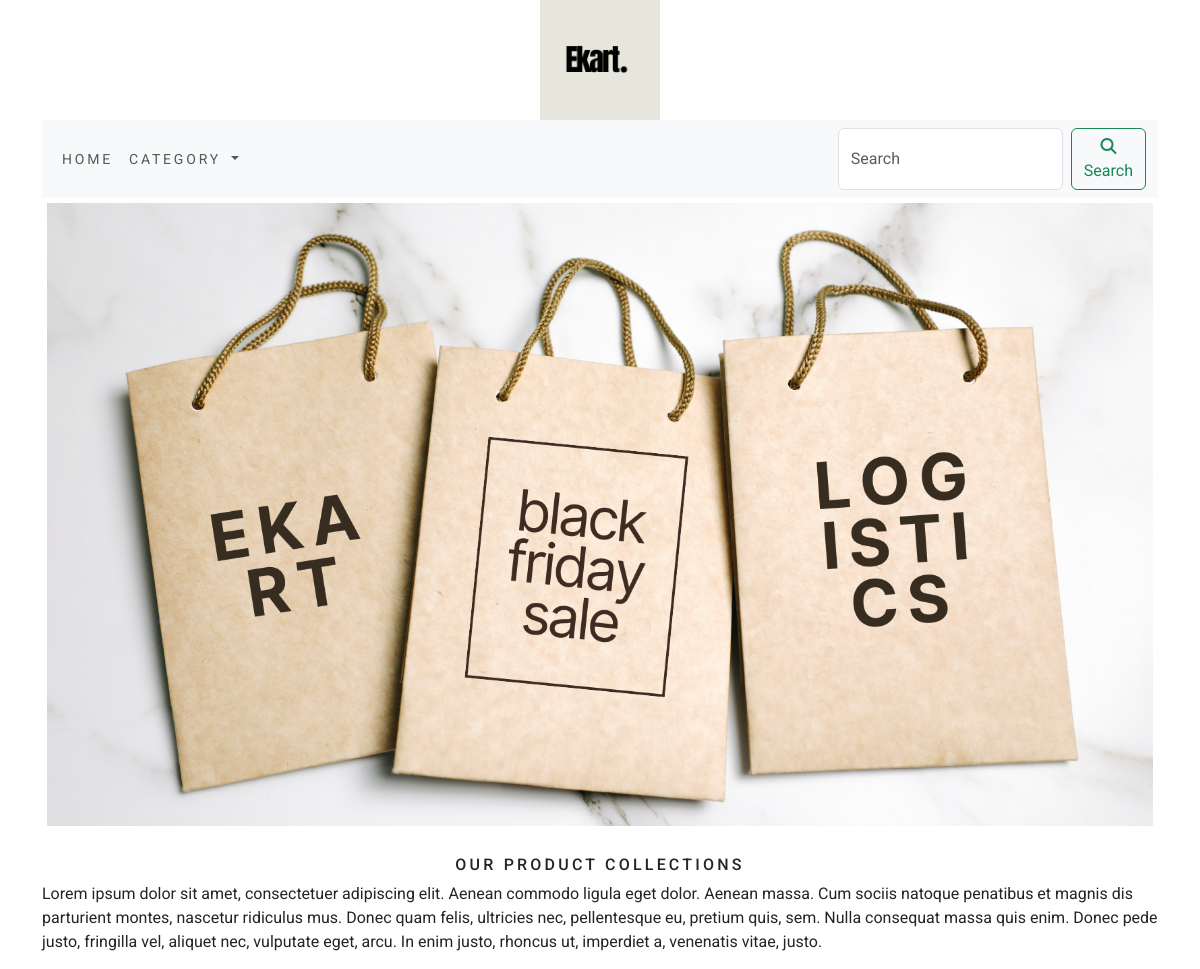
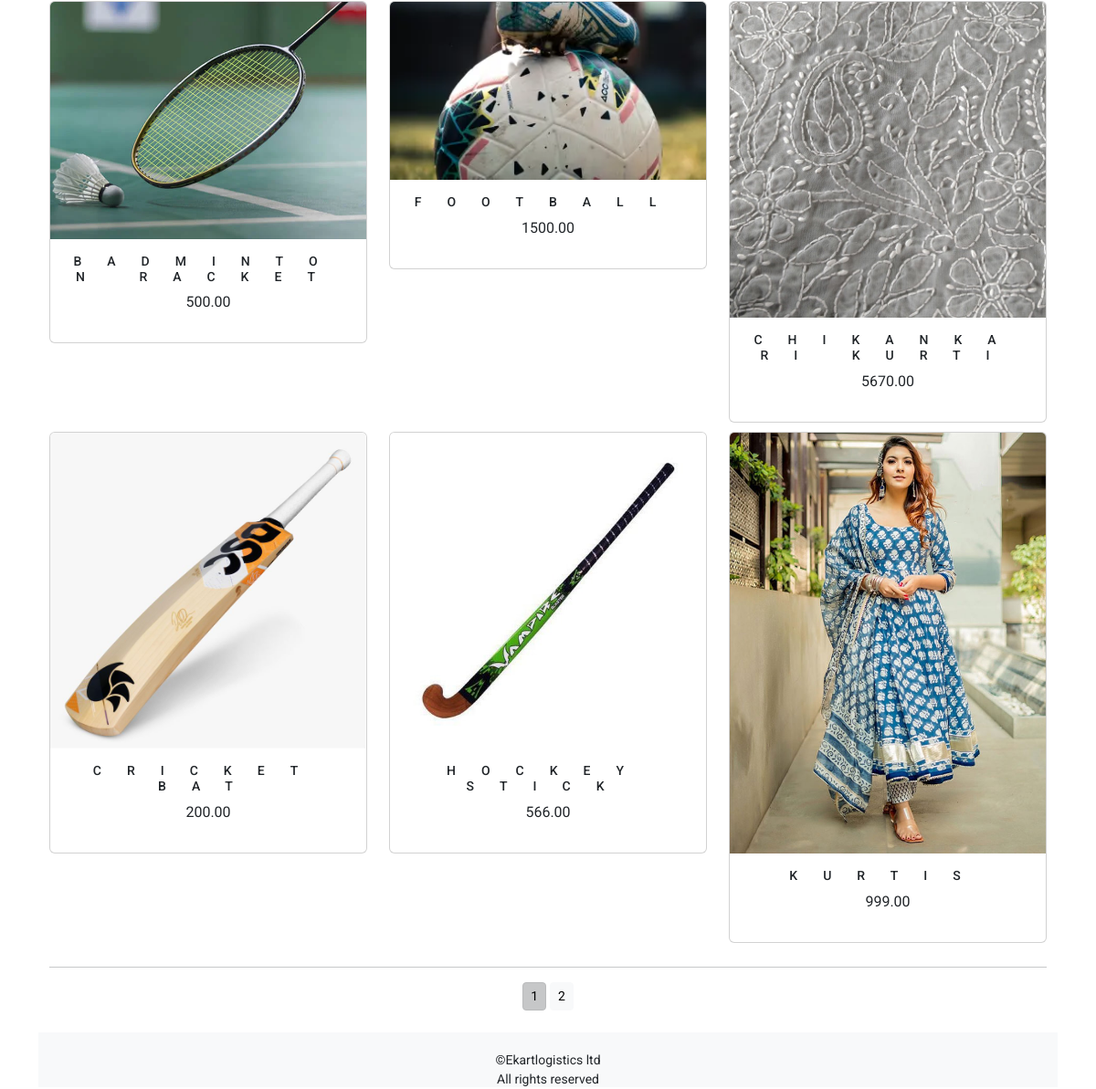
The app's page /shop/ with its own data (2 pictures, top to bottom).
### shop/models.py (models this page shows, shortened)
class Product(models.Model):
    name = models.CharField(max_length=250, unique=True)
    slug = models.SlugField(max_length=250, unique=True)
    description = models.TextField(blank=True)
    price = models.DecimalField(max_digits=10, decimal_places=2)
    image = models.ImageField(upload_to='product',blank=True)
    category = models.ForeignKey(Category,on_delete=models.CASCADE)
    stock = models.IntegerField()
    available = models.BooleanField(default=True)
    created = models.DateTimeField(auto_now_add=True)
    updated = models.DateTimeField(auto_now=True)
    def get_url(self):
        return reverse('shop:prodCatdetail', args=[self.category.slug,self.slug])
    class Meta:
        ordering = ['name']
        verbose_name = 'product'
        verbose_name_plural = 'products'

### shop/views.py (the view)
# urls.py: path('',views.allProdCat, name = 'allProdCat'),
def allProdCat(request, cat_slug = None):
    cat_page = None
    products_list = None
    if cat_slug != None:
        cat_page = get_object_or_404(Category, slug = cat_slug)
        products_list = Product.objects.filter(category = cat_page, available = True)
    else:
        products_list = Product.objects.filter(available = True)
    paginator =  Paginator(products_list,6)
    try:
        page = int(request.GET.get('page',1))
    except:
        page = 1
    try:
        products = paginator.page(page)
    except (EmptyPage, InvalidPage):
        products = paginator.page(paginator.num_pages)
    return render(request, "category.html", {'category': cat_page, 'products':products})

### cart/context_processors.py (called while the page is built)
def counter(request):
    item_count = 0
    if 'admin' in request.path:
        return{}
    else:
        try:
            cart = Cart.objects.filter(cart_id = _cart_id(request))
            cart_items = CartItem.objects.all().filter(cart=cart[:1])
            for cart_item in cart_items:
                item_count += cart_item.quantity
        except Cart.DoesNotExist:
            item_count = 0
    return dict(item_count = item_count)

### cart/views.py (called while the page is built)
def _cart_id(request):
    cart = request.session.session_key
    if not cart:
        cart = request.session.create()
    return cart

### shop/context_processors.py (called while the page is built)
def menu_links(request):
    links = Category.objects.all()
    return dict(links=links)

### shop/models.py (called while the page is built)
    def get_url(self):
        return reverse('shop:product_by_category', args = [self.slug])

### template/category.html (shortened to what this page needs)
{% extends 'base.html' %}
{% load static %}
{% block content %}
     <div class="mx-auto">
        {% if category %}
            <img class="my-image" src="{{category.image.url}}" alt="{{category.name}}">
     </div>
     <br>
     <div>
        <h1 class="text-center my_title">{{category.name}}</h1>
        <p class="text-justify">{{category.description}}</p>
     </div>
        {% else %}
        <div>
            <img class="my-image my_image_padding" src="{% static 'img/banner2.png' %}" alt="our products" width="1400px;" height="250px;">
        </div>
        <br>
        <div>
            <h1 class="text-center my_title">Our Product Collections</h1>
            <p class="text-justify">Lorem ipsum dolor sit amet, consectetuer adipiscing elit. Aenean commodo ligula eget dolor. Aenean massa. Cum sociis natoque penatibus et magnis dis parturient montes, nascetur ridiculus mus. Donec quam felis, ultricies nec, pellentesque eu, pretium quis, sem. Nulla consequat massa quis enim. Donec pede justo, fringilla vel, aliquet nec, vulputate eget, arcu. In enim justo, rhoncus ut, imperdiet a, venenatis vitae, justo.</p>
        </div>
     {% endif %}
     <div class="container">
        <div class="row mx_auto">
            {% for product in products.object_list %}
            <div class="my_bottom_margin col-9 col-sm-12 col-md-4 col-lg-4">
                <div class="card text-center" style="min-width: 18rem;">
                    <a href="{{product.get_url}}"><img class="card-img-top my-image" src="{{product.image.url}}" alt="{{product.name}}" height="150px;" width="150px;"></a>
                    <div class="card-body">
                        <h4>{{product.name}}</h4>
                        <p>{{product.price}}</p>
                    </div>
                </div>
            </div>
            {% endfor %}
        </div>
        <div class="mx_auto">
            {% if products.paginator.num_pages > 1 %}
            <hr>
            <div class="text-center">
                {% for pg in products.paginator.page_range %}
                    <a href="?page={{pg}}" class="btn btn-light btn-sm {% if products.number == pg %} active {% endif %}"> {{pg}} </a>
                {% endfor %}
            </div>
            {% endif %}
        </div>
        <br>
     </div>
{% endblock %}

### template/base.html (shortened to what this page needs)
{% load static %}
<!DOCTYPE html>
<html lang="en">
<head>
    <link href="{% static 'css/bootstrap.min.css' %}" rel="stylesheet">
    <link rel="stylesheet" href="{% static 'css/custom.css' %}">
</head>
<body>
    <div class="container">
        {% include 'header.html' %}
        {% include 'navbar.html' %}
        {% block content %}
        {% endblock %}
    </div>
    {% include 'footer.html' %}
</body>
</html>

### template/header.html
{% load static %}
<header>
    <center>
        <a href="{% url 'shop:allProdCat' %}"><img src="{% static 'img/logo.png' %}" alt="logoimage" width="120px;" height="120px;"></a>
    </center>
</header>

### template/navbar.html (shortened to what this page needs)
<nav class="navbar navbar-expand-lg bg-body-tertiary">
    <div class="container-fluid">
      <div class="collapse navbar-collapse" id="navbarSupportedContent">
        <ul class="navbar-nav me-auto mb-2 mb-lg-0">
          <li class="nav-item">
            <a class="nav-link" href="{% url 'shop:allProdCat' %}">HOME</a>
          </li>
          <li class="nav-item dropdown {% if 'shop' in request.path %} active {% endif %}">
            <a class="nav-link dropdown-toggle" href="#" role="button" data-bs-toggle="dropdown" aria-expanded="false">
              Category
            </a>
          </li>
        </ul>
        <form class="d-flex" action="{% url 'search:SearchResult' %}" method='get'>
          <input class="form-control me-2" type="search" placeholder="Search" name="q" aria-label="Search">
          <button class="btn btn-outline-success" type="submit"><i class="fa-solid fa-magnifying-glass"></i>Search</button>
        </form>
      </div>
    </div>
  </nav>

### template/footer.html
<div class="footer navbar-fixed-bottom my_footer">
    <p class="text-center">
        &copy;Ekartlogistics ltd<br>
        All rights reserved
    </p>
</div>

### static/css/custom.css (style rules this page uses)
body { font-family: 'EB Garamond', serif; font-family: 'Roboto', sans-serif; }
.nav-item { letter-spacing: 0.2em; font-size: 14px; text-transform: uppercase; }
.my_footer { background-color: #f8f9fa; height: 60px; }
.my_footer p { padding-top: 20px; font-size: 14px; }
.my-image { width: 100%; height: auto; }
.my_title { font-size: 16px; text-transform: uppercase; letter-spacing: 0.2em; }
.my_image_padding { padding: 5px; }
.my_bottom_margin { margin-bottom: 10px; }
.card-body h4 { font-size: 14px; text-transform: uppercase; letter-spacing: 2em; }

### records on screen
Product: image (picture), name "BADMINTON RACKET", price "500.00"
Product: image (picture), name "FOOTBALL", price "1500.00"
Product: image (picture), name "CHIKANKARI KURTI", price "5670.00"
Product: image (picture), name "CRICKET BAT", price "200.00"
Product: image (picture), name "HOCKEY STICK", price "566.00"
Product: image (picture), name "KURTIS", price "999.00"

### other values on screen
{{ pg }} "1" "2"
